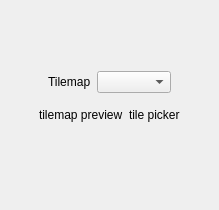
<?xml version="1.0" encoding="UTF-8"?>
<ui version="4.0">
 <class>TalesQtTileMapEditorWidget</class>
 <widget class="QWidget" name="TalesQtTileMapEditorWidget">
  <property name="geometry">
   <rect>
    <x>0</x>
    <y>0</y>
    <width>219</width>
    <height>210</height>
   </rect>
  </property>
  <property name="windowTitle">
   <string>Form</string>
  </property>
  <layout class="QHBoxLayout" name="horizontalLayout_5">
   <item>
    <layout class="QVBoxLayout" name="verticalLayout_2">
     <item>
      <spacer name="verticalSpacer">
       <property name="orientation">
        <enum>Qt::Vertical</enum>
       </property>
       <property name="sizeHint" stdset="0">
        <size>
         <width>20</width>
         <height>40</height>
        </size>
       </property>
      </spacer>
     </item>
     <item>
      <layout class="QHBoxLayout" name="horizontalLayout_3">
       <item>
        <spacer name="horizontalSpacer">
         <property name="orientation">
          <enum>Qt::Horizontal</enum>
         </property>
         <property name="sizeHint" stdset="0">
          <size>
           <width>40</width>
           <height>20</height>
          </size>
         </property>
        </spacer>
       </item>
       <item>
        <layout class="QVBoxLayout" name="verticalLayout">
         <item>
          <widget class="QWidget" name="widget" native="true">
           <property name="sizePolicy">
            <sizepolicy hsizetype="Preferred" vsizetype="Maximum">
             <horstretch>0</horstretch>
             <verstretch>0</verstretch>
            </sizepolicy>
           </property>
           <layout class="QHBoxLayout" name="horizontalLayout">
            <item>
             <widget class="QLabel" name="label">
              <property name="sizePolicy">
               <sizepolicy hsizetype="Maximum" vsizetype="Preferred">
                <horstretch>0</horstretch>
                <verstretch>0</verstretch>
               </sizepolicy>
              </property>
              <property name="text">
               <string>Tilemap</string>
              </property>
             </widget>
            </item>
            <item>
             <widget class="QComboBox" name="tileMapComboBox"/>
            </item>
           </layout>
          </widget>
         </item>
         <item>
          <layout class="QHBoxLayout" name="horizontalLayout_2">
           <item>
            <widget class="GenericEventLabel" name="tileMapPreviewLabel">
             <property name="text">
              <string>tilemap preview</string>
             </property>
             <property name="alignment">
              <set>Qt::AlignLeading|Qt::AlignLeft|Qt::AlignTop</set>
             </property>
            </widget>
           </item>
           <item>
            <widget class="GenericEventLabel" name="tilePickerPreviewLabel">
             <property name="text">
              <string>tile picker</string>
             </property>
             <property name="alignment">
              <set>Qt::AlignLeading|Qt::AlignLeft|Qt::AlignTop</set>
             </property>
            </widget>
           </item>
          </layout>
         </item>
         <item>
          <layout class="QHBoxLayout" name="horizontalLayout_4">
           <item>
            <spacer name="horizontalSpacer_3">
             <property name="orientation">
              <enum>Qt::Horizontal</enum>
             </property>
             <property name="sizeType">
              <enum>QSizePolicy::Expanding</enum>
             </property>
             <property name="sizeHint" stdset="0">
              <size>
               <width>40</width>
               <height>20</height>
              </size>
             </property>
            </spacer>
           </item>
           <item>
            <widget class="SubtileEditorWidget" name="subtileEditorWidget" native="true"/>
           </item>
           <item>
            <spacer name="horizontalSpacer_4">
             <property name="orientation">
              <enum>Qt::Horizontal</enum>
             </property>
             <property name="sizeType">
              <enum>QSizePolicy::Expanding</enum>
             </property>
             <property name="sizeHint" stdset="0">
              <size>
               <width>40</width>
               <height>20</height>
              </size>
             </property>
            </spacer>
           </item>
          </layout>
         </item>
        </layout>
       </item>
       <item>
        <spacer name="horizontalSpacer_2">
         <property name="orientation">
          <enum>Qt::Horizontal</enum>
         </property>
         <property name="sizeHint" stdset="0">
          <size>
           <width>40</width>
           <height>20</height>
          </size>
         </property>
        </spacer>
       </item>
      </layout>
     </item>
     <item>
      <spacer name="verticalSpacer_2">
       <property name="orientation">
        <enum>Qt::Vertical</enum>
       </property>
       <property name="sizeHint" stdset="0">
        <size>
         <width>20</width>
         <height>40</height>
        </size>
       </property>
      </spacer>
     </item>
    </layout>
   </item>
  </layout>
 </widget>
 <customwidgets>
  <customwidget>
   <class>SubtileEditorWidget</class>
   <extends>QWidget</extends>
   <header>subtileeditorwidget.h</header>
   <container>1</container>
  </customwidget>
  <customwidget>
   <class>GenericEventLabel</class>
   <extends>QLabel</extends>
   <header>genericeventlabel.h</header>
  </customwidget>
 </customwidgets>
 <resources/>
 <connections/>
</ui>
